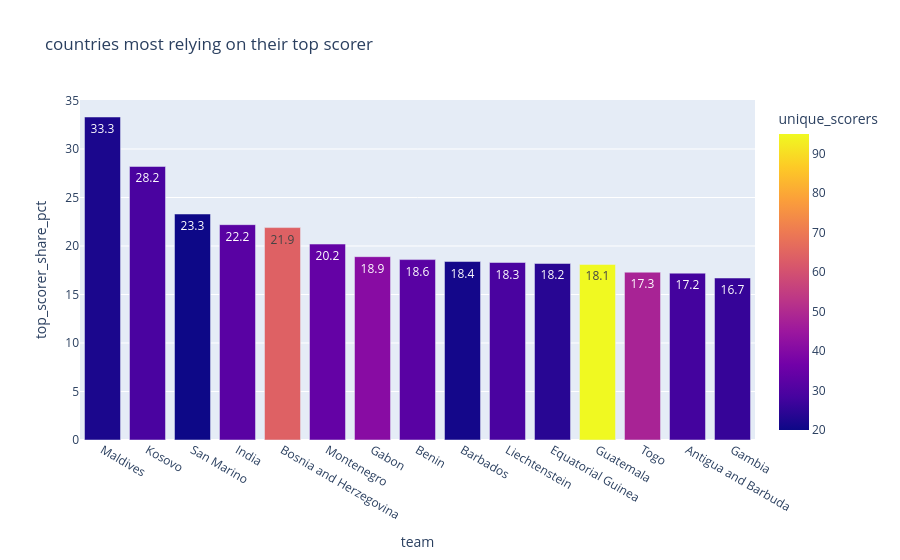

Notebook source saved alongside this figure:
### Code cell
# Which countries rely most on their top scorer?
conc_qualified = concentration[concentration['unique_scorers'] >= 20]
most_concentrated = conc_qualified.nlargest(15, 'top_scorer_share_pct').sort_values('top_scorer_share_pct', ascending=False)

# Plot
fig = px.bar(
    most_concentrated,
    x='team',
    y='top_scorer_share_pct',
    text = 'top_scorer_share_pct',
    color='unique_scorers',
    title = 'countries most relying on their top scorer',
    hover_data=['team', 'total_goals', 'unique_scorers', 'top_scorer', 'top_scorer_goals', 'top_scorer_share_pct']
)
fig.show()

### Figure 1 — Plotly figure (JSON) as saved in the notebook; plotly's stock layout.template omitted (floating-point values rounded to 4 significant figures)
{"data": [{"alignmentgroup": "True", "customdata": [[42, 22, "Ali Ashfaq", 14], [85, 29, "Vedat Muriqi", 24], [30, 20, "Andy Selva", 7], [63, 32, "Sunil Chhetri", 14], [265, 64, "Edin Džeko", 58], [124, 34, "Stevan Jovetić", 25], [111, 41, "Pierre-Emerick Aubameyang", 21], [70, 32, "Razak Omotoyossi", 13], [38, 21, "Jerry Alexander", 7], [60, 29, "Mario Frick", 11], [55, 24, "Emilio Nsue", 10], [259, 95, "Carlos Ruiz", 47], [98, 48, "Emmanuel Adebayor", 17], [64, 28, "Peter Byers", 11], [54, 26, "Musa Barrow", 9]], "hovertemplate": "team=%{x}<br>top_scorer_share_pct=%{text}<br>total_goals=%{customdata[0]}<br>unique_scorers=%{marker.color}<br>top_scorer=%{customdata[2]}<br>top_scorer_goals=%{customdata[3]}<extra></extra>", "legendgroup": "", "marker": {"color": [22, 29, 20, 32, 64, 34, 41, 32, 21, 29, 24, 95, 48, 28, 26], "coloraxis": "coloraxis", "pattern": {"shape": ""}}, "name": "", "offsetgroup": "", "orientation": "v", "showlegend": false, "text": [33.3, 28.2, 23.3, 22.2, 21.9, 20.2, 18.9, 18.6, 18.4, 18.3, 18.2, 18.1, 17.3, 17.2, 16.7], "textposition": "auto", "type": "bar", "x": ["Maldives", "Kosovo", "San Marino", "India", "Bosnia and Herzegovina", "Montenegro", "Gabon", "Benin", "Barbados", "Liechtenstein", "Equatorial Guinea", "Guatemala", "Togo", "Antigua and Barbuda", "Gambia"], "xaxis": "x", "y": [33.3, 28.2, 23.3, 22.2, 21.9, 20.2, 18.9, 18.6, 18.4, 18.3, 18.2, 18.1, 17.3, 17.2, 16.7], "yaxis": "y"}], "layout": {"barmode": "relative", "coloraxis": {"colorbar": {"title": {"text": "unique_scorers"}}, "colorscale": [[0, "#0d0887"], [0.1111, "#46039f"], [0.2222, "#7201a8"], [0.3333, "#9c179e"], [0.4444, "#bd3786"], [0.5556, "#d8576b"], [0.6667, "#ed7953"], [0.7778, "#fb9f3a"], [0.8889, "#fdca26"], [1, "#f0f921"]]}, "legend": {"tracegroupgap": 0}, "title": {"text": "countries most relying on their top scorer"}, "xaxis": {"anchor": "y", "domain": [0, 1], "title": {"text": "team"}}, "yaxis": {"anchor": "x", "domain": [0, 1], "title": {"text": "top_scorer_share_pct"}}}}
